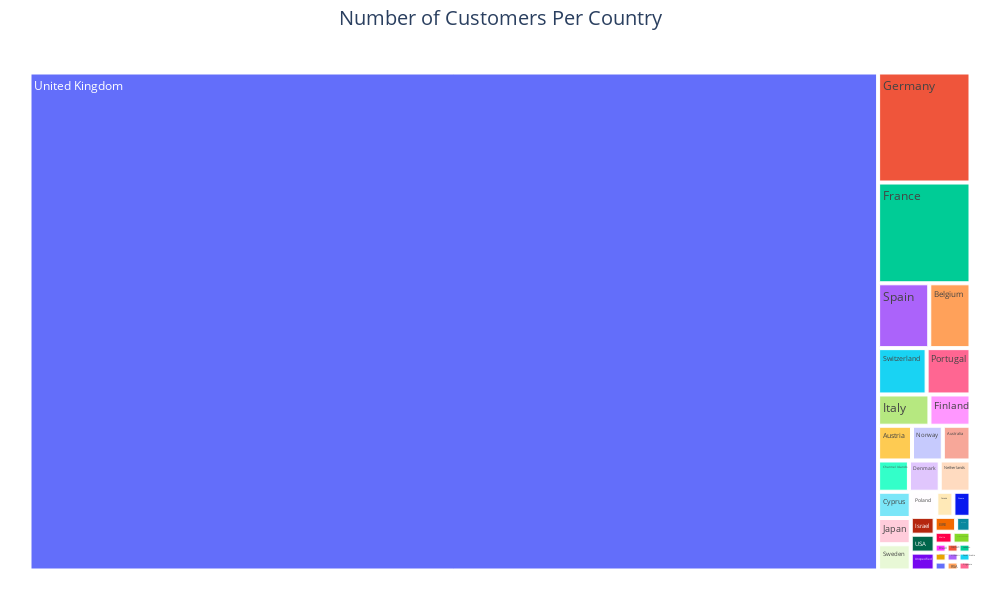

Source (notebook cell):
### Code cell
# PLOTLY TREEMAP
fig = px.treemap(df.groupby('Country')[["CustomerID"]].nunique().sort_values(by="CustomerID", ascending=False),
                 path=[df.groupby('Country')[["CustomerID"]].nunique().sort_values(
                     by="CustomerID", ascending=False).index],
                 values='CustomerID',
                 width=1000,
                 height=600)
fig.update_layout(title_text='Number of Customers Per Country',
                  title_x=0.5, title_font=dict(size=20)
                  )
fig.update_layout(margin=dict(t=50, l=25, r=25, b=25))
fig.show()

### Figure 1 — Plotly figure (JSON) as saved in the notebook; plotly's stock layout.template omitted (floating-point values rounded to 4 significant figures)
{"data": [{"branchvalues": "total", "domain": {"x": [0, 1], "y": [0, 1]}, "hovertemplate": "labels=%{label}<br>CustomerID=%{value}<br>parent=%{parent}<br>id=%{id}<extra></extra>", "ids": ["Australia", "Austria", "Bahrain", "Belgium", "Brazil", "Canada", "Channel Islands", "Cyprus", "Czech Republic", "Denmark", "EIRE", "European Community", "Finland", "France", "Germany", "Greece", "Iceland", "Israel", "Italy", "Japan", "Lebanon", "Lithuania", "Malta", "Netherlands", "Norway", "Poland", "Portugal", "RSA", "Saudi Arabia", "Singapore", "Spain", "Sweden", "Switzerland", "USA", "United Arab Emirates", "United Kingdom", "Unspecified"], "labels": ["Australia", "Austria", "Bahrain", "Belgium", "Brazil", "Canada", "Channel Islands", "Cyprus", "Czech Republic", "Denmark", "EIRE", "European Community", "Finland", "France", "Germany", "Greece", "Iceland", "Israel", "Italy", "Japan", "Lebanon", "Lithuania", "Malta", "Netherlands", "Norway", "Poland", "Portugal", "RSA", "Saudi Arabia", "Singapore", "Spain", "Sweden", "Switzerland", "USA", "United Arab Emirates", "United Kingdom", "Unspecified"], "name": "", "parents": ["", "", "", "", "", "", "", "", "", "", "", "", "", "", "", "", "", "", "", "", "", "", "", "", "", "", "", "", "", "", "", "", "", "", "", "", ""], "type": "treemap", "values": [9, 11, 2, 25, 1, 4, 9, 8, 1, 9, 3, 1, 12, 87, 95, 4, 1, 4, 15, 8, 1, 1, 2, 9, 10, 6, 19, 1, 1, 1, 31, 8, 21, 4, 2, 3950, 4]}], "layout": {"height": 600, "legend": {"tracegroupgap": 0}, "margin": {"b": 25, "l": 25, "r": 25, "t": 50}, "title": {"font": {"size": 20}, "text": "Number of Customers Per Country", "x": 0.5}, "width": 1000}}
